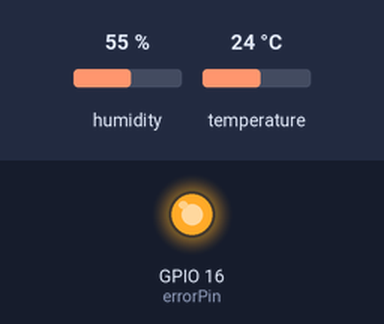
This sketch was run on a simulated ESP8266 (NodeMCU). Parts: output pins drawn as LEDs (lit = HIGH). Inputs (shaded band) come from the test bench; at power-on: humidity 55 %, temperature 24 °C. WiFi joins after 1.5 s; servers stay silent unless stated; a WiFi scan finds three made-up networks; uploads are accepted with an empty reply; what the sketch prints to the serial monitor is not drawn.

Above: at 0.1 s.
At 1.5 s:
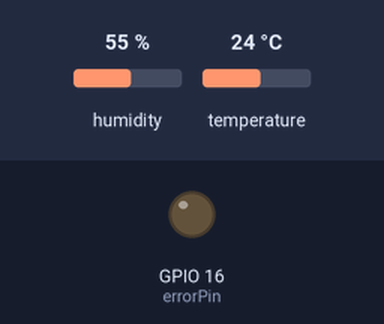
Timing chart, 0 to 3.0 s (numbered marks = the images above):
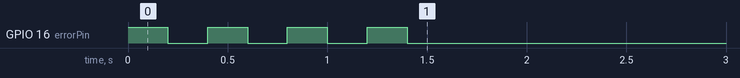

The sketch:

dht_dataviz_ubidots.ino
```cpp
// Created by Ty Tower in June 11 2015
// Modified by S.Parada for ACROBOTIC Industries Oct 2015
// Based on DHTtester.ino By Adafruit
// Public domain

//  This code takes readings from a DHT22 sensor and posts them via Ubidots.com
//  For this exercise you will need to set up a free Ubidots account

#include <DHT.h>
#include <ESP8266WiFi.h>

#define errorPin 16
#define DHTPIN 2
#define DHTTYPE DHT22

// Instantiates and initializes the dht object
DHT dht(DHTPIN, DHTTYPE);

// Define and initialize constants and variables that we'll use later in the code
const int sleep_time = 10;  // Time to sleep (in seconds) between posts to Ubidots
WiFiClient client;
int anzahlVersucheTemp = 0;
int anzahlVersucheHumity = 0;

// After creating an account on Ubidots, you'll be able to setup variables where you
// will store the data. In order to post the measurements to the Ubidots variables,
// we need their "IDs", which are given on the website
String variable_id1 = "5a3e203fc03f9735704824e1";
String variable_id2 = "5a3e20a4c03f9737f1b5c09d";

// In addition, we'll need the API token, which is what prevents other users
// Ubidots to publish their data to one of your variables
String token = "A1E-bBwUGC2aIx71cM04yl4DjZ2UcwdKIK";

// We'll also initialize the values for our Wi-Fi network
const char* ssid = "HausRees-Draytek";
const char* password = "6422048768813046";

//////////////////////////////////////////////////////////////////////////////////
// Function Prototypes
void ubiSave_value(String, String);

String readTemperature(int*);
String readHumidity(int*);

// The setup function is executed once by the ESP8266 when it's powered up or reset
void setup()
{
  pinMode(errorPin, OUTPUT); // sets pin as an output to drive an LED for status indication
  // The following loop flashes the LED four times to indicate we're inside the setup function
  for (int i = 0; i < 4; i++)
  {
    digitalWrite(errorPin , HIGH);
    delay(200);
    digitalWrite(errorPin , LOW);
    delay(200);
  }

  // Initialize Serial (USB) communication, which will be used for sending debugging messages
  // to the computer
  Serial.begin(115200);

  // Start the communication with the DHT sensor by callibg the begin method of the dht object
  dht.begin();
  // Manual delay while the communication with the sensor starts
  delay(10);

  // Debug messsages to indicate we're about to connect to the network
  Serial.println();
  Serial.println();
  Serial.print("Connecting to ");
  Serial.println(ssid);

  // Use the scanNetworks method inside the Wi-Fi class to scan for any available Wi-Fi networks
  // nearby. If none are found, go to sleep
  int n = WiFi.scanNetworks();

  Serial.println("scan done");
  if (n == 0)
  {
    Serial.println("no networks found");
    Serial.println("Going into sleep");
    // ESP.deepSleep(sleep_time * 1000000);
  }

  // If networks are found, attempt to connect to our Wi-Fi network
  WiFi.begin(ssid, password);

  // While the connection is not established, IDLE inside this while loop
  while (WiFi.status() != WL_CONNECTED)
  {
    delay(500);
    Serial.print(".");
  }

  // Once the connection to our Wi-Fi netowrk is successful, print some debug messages
  Serial.println("");
  Serial.println("Wi-Fi connected");
}

////////////////////////////////////////////////////////////////////////////////
// Main code
void loop()
{
  // Read the current temperature and humidity measured by the sensor
  String strTemp = readTemperature(&anzahlVersucheTemp);
  String strHum = readHumidity(&anzahlVersucheHumity);

  // Call our user-defined function ubiSave_value (defined below), and pass it both the
  // measurements as well as the corresponding Ubidots variable IDs
  ubiSave_value(String(variable_id1), strTemp);
  ubiSave_value(String(variable_id2), strHum);

  // Send some debug messages over USB
  Serial.println("Ubidots data");
  Serial.println("temperature: " + strTemp + " - " + anzahlVersucheTemp);
  Serial.println("humidity: " + strHum + " - " + anzahlVersucheHumity);
  Serial.println(" Going to Sleep for a while !" );

  // deepSleep time is defined in microseconds. Multiply seconds by 1e6
  //ESP.deepSleep(sleep_time * 1000000);//one or other

  // Wait a few seconds before publishing additional data to avoid saturating the system
  delay(sleep_time * 1000);
}

////////////////////////////////////////////////////////////////////////////////
// User-defined functions
// We encapsulate the grunt work for publishing temperature and humidty values to Ubidots
// inside the function ubiSave_value
void ubiSave_value(String variable_id, String value)
{
  // Prepare the value that we're to send to Ubidots and get the length of the entire string
  // that's being sent
  String var = "{\"value\": " + value + "}"; // We'll pass the data in JSON format
  String length = String(var.length());

  // If we get a proper connection to the Ubidots API
  if (client.connect("things.ubidots.com", 80))
  {
    Serial.println("Connected to Ubidots...");
    delay(100);

    // Construct the POST request that we'd like to issue
    client.println("POST /api/v1.6/variables/" + variable_id + "/values HTTP/1.1");
    // We also use the Serial terminal to show how the POST request looks like
    Serial.println("POST /api/v1.6/variables/" + variable_id + "/values HTTP/1.1");
    // Specify the contect type so it matches the format of the data (JSON)
    client.println("Content-Type: application/json");
    Serial.println("Content-Type: application/json");
    // Specify the content length
    client.println("Content-Length: " + length);
    Serial.println("Content-Length: " + length);
    // Use our own API token so that we can actually publish the data
    client.println("X-Auth-Token: " + token);
    Serial.println("X-Auth-Token: " + token);
    // Specify the host
    client.println("Host: things.ubidots.com\n");
    Serial.println("Host: things.ubidots.com\n");
    // Send the actual data
    client.print(var);
    Serial.print(var + "\n");
  }
  else
  {
    // If we can't establish a connection to the server:
    Serial.println("Ubidots connection failed...");
  }

  // If our connection to Ubidots is healthy, read the response from Ubidots
  // and print it to our Serial Monitor for debugging!
  while (client.available())
  {
    char c = client.read();
    Serial.print(c);
  }

  // Done with this iteration, close the connection.
  if (client.connected())
  {
    Serial.println("Disconnecting from Ubidots...");
    client.stop();
  }
}

String readTemperature(int* anzahlVersuche) {
  float temp = dht.readTemperature();
  *anzahlVersuche = 1;

  while (isnan(temp)) {
    temp = dht.readTemperature();
    (*anzahlVersuche)++;
  }
  return String(temp);
}
String readHumidity(int* anzahlVersuche) {
  float humidity = dht.readHumidity();
    *anzahlVersuche = 1;

  while (isnan(humidity)) {
    humidity = dht.readHumidity();
        (*anzahlVersuche)++;
  }
  return String(humidity);
}
```
